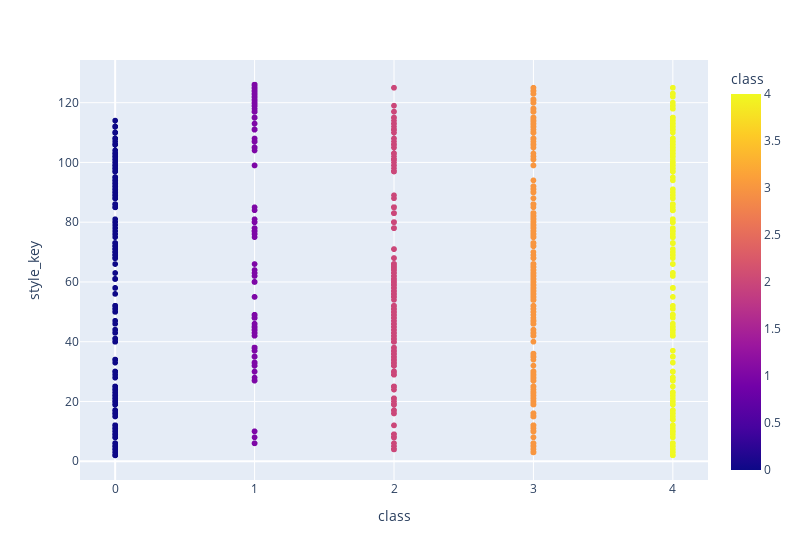

The notebook cell saved with this chart:
### Code cell
# Plotting the clusters with three features
fig = px.scatter(combined_df, x="class", y="style_key", color="class", width=800)
# fig.update_layout(legend=dict(x=0,y=1))
fig.show()

### Figure 1 — Plotly figure (JSON) as saved in the notebook; plotly's stock layout.template omitted (floating-point values rounded to 4 significant figures; data arrays with more than 128 entries replaced by an {"elided": "..."} marker saying what was removed)
{"data": [{"hovertemplate": "class=%{marker.color}<br>style_key=%{y}<extra></extra>", "legendgroup": "", "marker": {"color": {"elided": "5556 int values"}, "coloraxis": "coloraxis", "symbol": "circle"}, "mode": "markers", "name": "", "showlegend": false, "type": "scattergl", "x": {"elided": "5556 int values"}, "xaxis": "x", "y": {"elided": "5556 int values"}, "yaxis": "y"}], "layout": {"coloraxis": {"colorbar": {"title": {"text": "class"}}, "colorscale": [[0, "#0d0887"], [0.1111, "#46039f"], [0.2222, "#7201a8"], [0.3333, "#9c179e"], [0.4444, "#bd3786"], [0.5556, "#d8576b"], [0.6667, "#ed7953"], [0.7778, "#fb9f3a"], [0.8889, "#fdca26"], [1, "#f0f921"]]}, "legend": {"tracegroupgap": 0}, "margin": {"t": 60}, "width": 800, "xaxis": {"anchor": "y", "domain": [0, 1], "title": {"text": "class"}}, "yaxis": {"anchor": "x", "domain": [0, 1], "title": {"text": "style_key"}}}}
